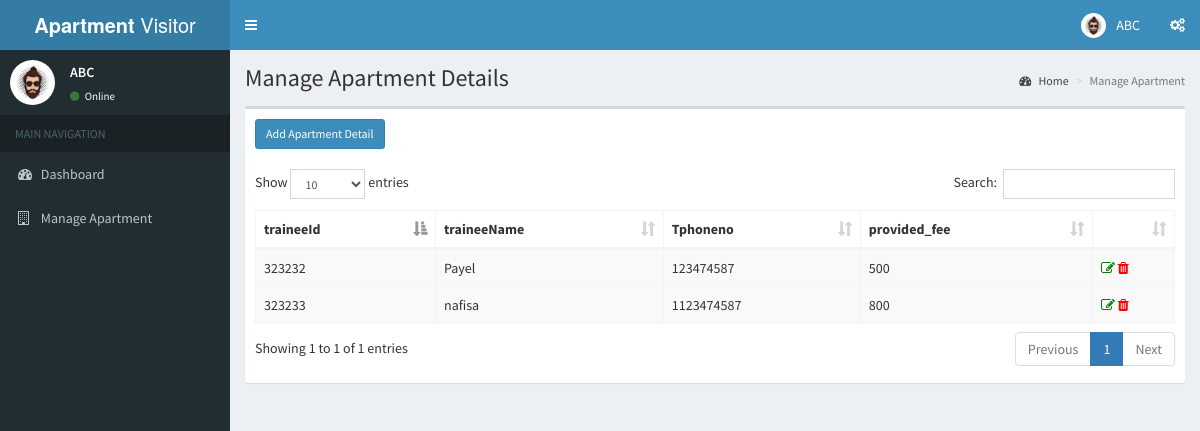
Page /manage-apartment.php (signed in) on the committed database.
### tables this page shows
create table trainee(
        Tphoneno int(11),
        provided_fee int(5),
        traineeId int(6) not null,
        traineeName varchar(20),
        primary key(traineeId)
);

### manage-apartment.php (the view, shortened to what this page needs)
<?php
  include('includes/dbconn.php');
  if (strlen($_SESSION['avmsaid']==0)) {
   header('location:logout.php');
   } else {
?>
<!DOCTYPE html>
<html>
<head>
  <link rel="stylesheet" href="bower_components/bootstrap/dist/css/bootstrap.min.css">
  <link rel="stylesheet" href="bower_components/font-awesome/css/font-awesome.min.css">
  <link rel="stylesheet" href="bower_components/Ionicons/css/ionicons.min.css">
  <link rel="stylesheet" href="dist/css/AdminLTE.min.css">
  <link rel="stylesheet" href="dist/css/skins/_all-skins.min.css">
  <link rel="stylesheet" href="bower_components/datatables.net-bs/css/dataTables.bootstrap.min.css">
</head>
<body class="hold-transition skin-blue sidebar-mini">
<div class="wrapper">
    <?php include 'includes/header.php'?>
    <?php $page='apartment'; include 'includes/sidebar.php'?>
  <div class="content-wrapper">
    <section class="content-header">
      <h1>
        Manage Apartment Details
      </h1>
      <ol class="breadcrumb">
        <li><a href="dashboard.php"><i class="fa fa-dashboard"></i> Home</a></li>
        <li class="active">Manage Apartment</li>
      </ol>
    </section>
    <section class="content">
    <div class="row">
        <div class="col-xs-12">
          <div class="box">
            <div class="box-header">
              <h3 class="box-title"><a href="add-apartment.php"><button type="button" class="btn btn-block btn-primary btn-sm">Add Apartment Detail</button></a></h3>
            </div>
            <div class="box-body">
              <table id="example1" class="table table-bordered table-hover table-striped">
                <thead>
                <tr>
                  <th>traineeId</th>
                  <th>traineeName </th>
                  <th>Tphoneno</th>
                  <th>provided_fee</th>
                  <th></th>
                </tr>
                </thead>
                <?php
                $ret=mysqli_query($con,"SELECT * from trainee");
                while ($row=mysqli_fetch_array($ret)) {
                ?>
                <tbody>
                <tr>
                  <td><?php echo $row['traineeId'];?></td>
                  <td><?php  echo $row['traineeName'];?></td>
                  <td><?php  echo $row['Tphoneno'];?></td>
                  <td><?php  echo $row['provided_fee'];?></td>
                  <td><a href="edit-apartment.php?editid=<?php echo $row['ID'];?>" title="View Full Details"><i class="fa fa-edit" style="color:green;"></i></a>
                  <a href="remove-apartment.php?editid=<?php echo $row['ID'];?>" title="View Full Details"><i class="fa fa-trash" style="color:red;"></i></a></td>
                </tr>
                <?php
                }?>
                </tbody>
              </table>
            </div>
          </div>
        </div>
      </div>
    </section>
  </div>
</div>
</body>
</html>
<?php } ?>

### rows in the picture
trainee: traineeId "323232", traineeName "Payel", Tphoneno "123474587", provided_fee "500"
trainee: traineeId "323233", traineeName "nafisa", Tphoneno "1123474587", provided_fee "800"

### other values in the picture
$name "ABC"
